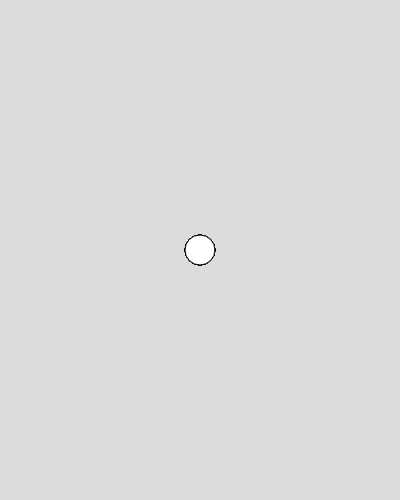
Frame 1 (no input)
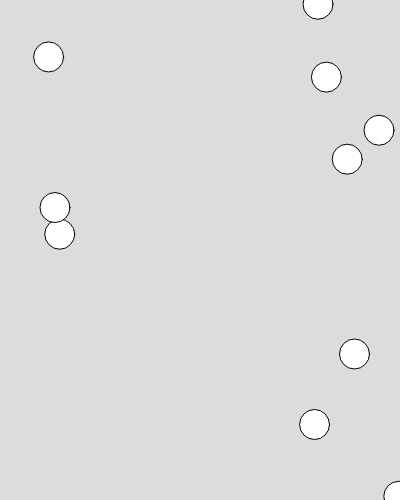
Frame 60 (no input)
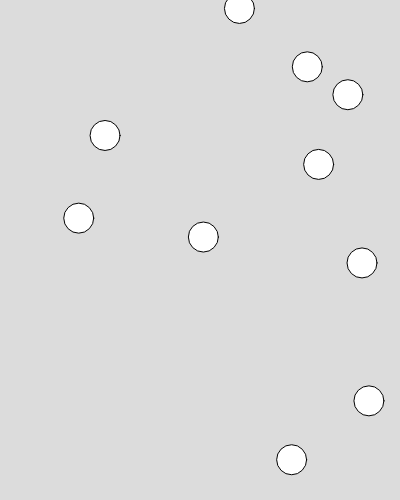
Frame 120 (the mouse pressed at the canvas centre since frame 60)

The p5.js sketch that drew these frames (run headless with seeded random() and noise() and a simulated clock; from frame 60 on, the mouse is pressed at the canvas centre):

// p5.js sketch
// ── sketch.js
let balls = [];
// let b;

function setup() {
  createCanvas(400, 500);
  background(220);

  for (let i = 0; i < 10; i ++){
    balls[i] = new Ball();
  }
  // b = new Ball();
}


function draw() {
  background(220);

for(let i = 0; i < balls.length; i ++ ){
  balls[i].display();
  balls[i].move();
  balls[i].bounce();
}
}


// ES6 model
class Ball {
  constructor() {
    // properties, field == variables
    this.x = width/2;
    this.y = height/2;
    this.size = 30;
    this.xSpd = random(-5, 5);
    this.ySpd = random(-5, 5);
  }
  // methods == functions
  move(){
    this.x += this.xSpd;
    this.y += this.ySpd;
  }
  bounce(){
    if (this.x > width || this.x < 0){
      this.xSpd = -this.xSpd;
    }
    if (this.y > height || this.y < 0){
      this.ySpd = -this.ySpd;
    }


  }
  display() {
    ellipse(this.x, this.y, this.size, this.size);
  }
}

















//




//
